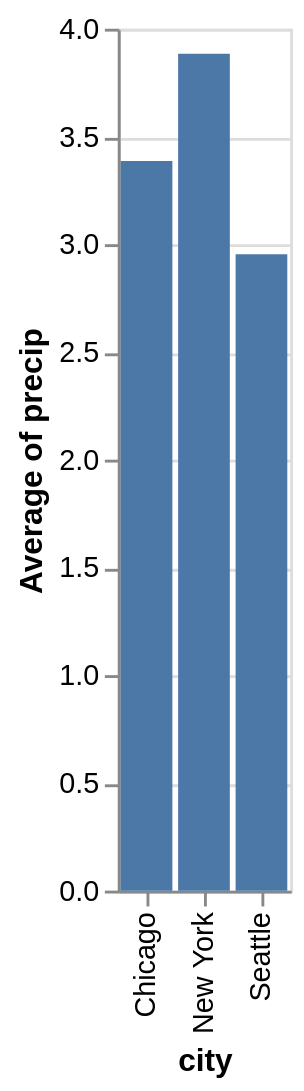

Write notebook code for a chart like this one.
### Markdown cell above
Because the nominal field `a` is mapped to the `y`-axis, the result is a horizontal bar chart. To get a vertical bar chart, we can simply swap the `x` and `y` keywords:

### Code cell
alt.Chart(df).mark_bar().encode(
    x='city',
    y='average(precip)'
)

### Figure 1 — Vega-Lite specification as saved in the notebook (floating-point values rounded to 4 significant figures)
{"config": {"view": {"continuousWidth": 300, "continuousHeight": 300}}, "data": {"name": "data-8e72c2f67818e64f2c6d729f1a903405"}, "mark": {"type": "bar"}, "encoding": {"x": {"field": "city", "type": "nominal"}, "y": {"aggregate": "average", "field": "precip", "type": "quantitative"}}, "$schema": "https://vega.github.io/schema/vega-lite/v5.20.1.json", "datasets": {"data-8e72c2f67818e64f2c6d729f1a903405": [{"city": "Seattle", "month": "Apr", "precip": 2.68}, {"city": "Seattle", "month": "Aug", "precip": 0.87}, {"city": "Seattle", "month": "Dec", "precip": 5.31}, {"city": "New York", "month": "Apr", "precip": 3.94}, {"city": "New York", "month": "Aug", "precip": 4.13}, {"city": "New York", "month": "Dec", "precip": 3.58}, {"city": "Chicago", "month": "Apr", "precip": 3.62}, {"city": "Chicago", "month": "Aug", "precip": 3.98}, {"city": "Chicago", "month": "Dec", "precip": 2.56}]}}
